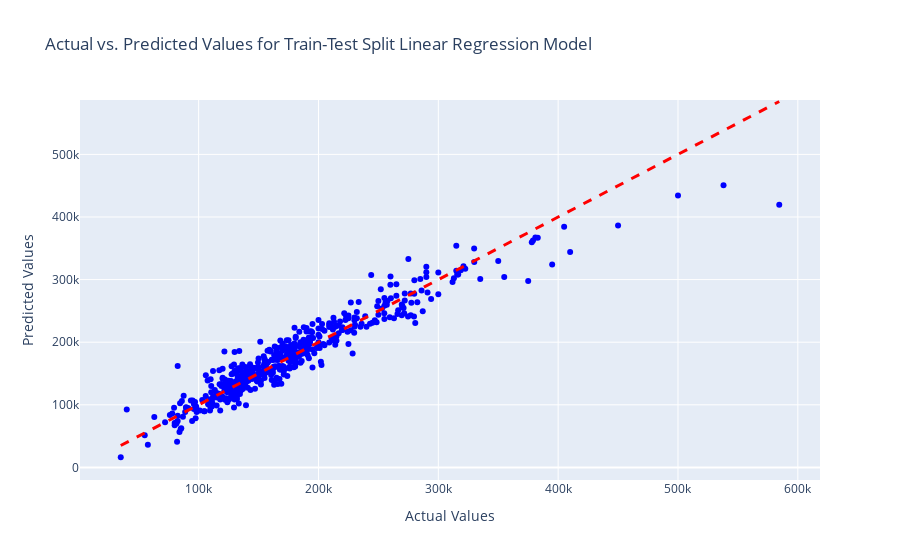
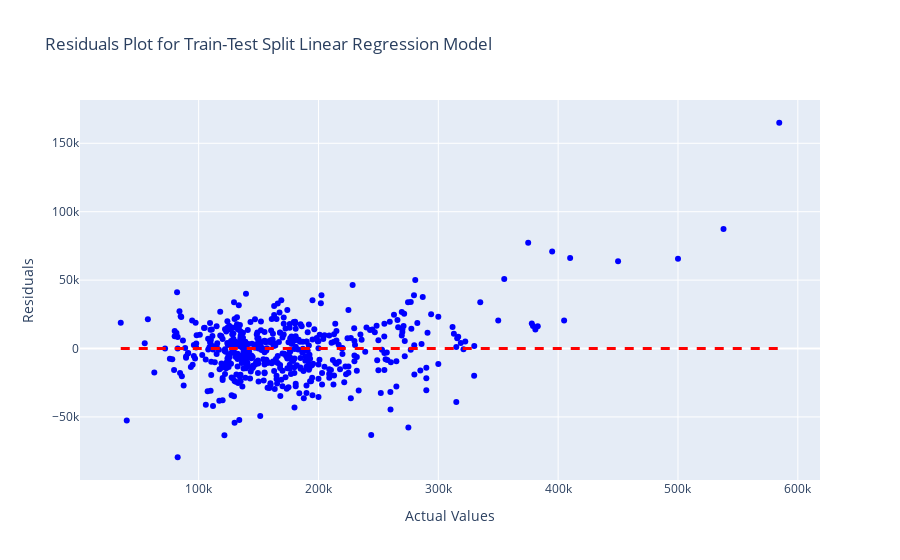

The cell these charts' notebook holds for them, in order:
### Markdown cell above
I was originally using the full dataset to train my model and test it on the same data. We will now look at how the results are from splitting the data.

### Code cell
X_train, X_test, y_train, y_test = train_test_split(X, y, test_size=0.2, random_state=42)

# Initialize the linear regression model
model = LinearRegression()

# Train the model on the training data
model.fit(X_train, y_train)

# Make predictions on the test set
predictions = model.predict(X_test)

# Rsquared value
print("R Squared on the test set:", r2_score(y_test, predictions))


# Mean Squared Error (MSE) on the test set
mse = mean_squared_error(y_test, predictions)
print("Mean Squared Error (MSE) on the test set:", mse)

# Root Mean Squared Error (RMSE) on the test set
rmse = mean_squared_error(y_test, predictions, squared=False)
print("Root Mean Squared Error (RMSE) on the test set:", rmse)


# Create a scatter plot with Plotly
fig = go.Figure()

# Add a scatter plot for actual vs. predicted values on the test set
fig.add_trace(go.Scatter(x=y_test, y=predictions, mode='markers', marker=dict(color='blue'), 
                         name='Actual vs. Predicted'))
# Add a diagonal line for perfect predictions
fig.add_shape(type="line", x0=min(y_test), x1=max(y_test), y0=min(y_test), y1=max(y_test),
              line=dict(color="red", width=3, dash='dash'),
              name="Perfect Predictions")

# Update layout and axis labels
fig.update_layout(title="Actual vs. Predicted Values for Train-Test Split Linear Regression Model",
                  xaxis_title="Actual Values",
                  yaxis_title="Predicted Values")

# Show the plot
fig.show()

# Plotting residuals
residuals = y_test - predictions
fig2 = go.Figure()

# Add a scatter plot for actual values and residuals on the test set
fig2.add_trace(go.Scatter(x=y_test, y=residuals, mode='markers', marker=dict(color='blue'), 
                         name='Residuals'))

# Add a horizontal line at y=0 for reference
fig2.add_shape(type="line", x0=min(y_test), x1=max(y_test), y0=0, y1=0,
              line=dict(color="red", width=3, dash='dash'),
              name="Zero Residuals Line")

fig2.update_layout(title="Residuals Plot for Train-Test Split Linear Regression Model",
                  xaxis_title="Actual Values",
                  yaxis_title="Residuals")

fig2.show()

print('\n')

### Figure 1 — Plotly figure (JSON) as saved in the notebook; plotly's stock layout.template omitted (floating-point values rounded to 4 significant figures; data arrays with more than 128 entries replaced by an {"elided": "..."} marker saying what was removed)
{"data": [{"marker": {"color": "blue"}, "mode": "markers", "name": "Actual vs. Predicted", "type": "scatter", "x": {"elided": "515 int values"}, "y": {"elided": "515 float values"}}], "layout": {"autosize": true, "shapes": [{"line": {"color": "red", "dash": "dash", "width": 3}, "name": "Perfect Predictions", "type": "line", "x0": 35000, "x1": 584500, "y0": 35000, "y1": 584500}], "title": {"text": "Actual vs. Predicted Values for Train-Test Split Linear Regression Model"}, "xaxis": {"autorange": true, "range": [2522.0, 617000.0], "title": {"text": "Actual Values"}, "type": "linear"}, "yaxis": {"autorange": true, "range": [-27520.0, 589600.0], "title": {"text": "Predicted Values"}, "type": "linear"}}}

### Figure 2 — Plotly figure (JSON) as saved in the notebook; plotly's stock layout.template omitted (floating-point values rounded to 4 significant figures; data arrays with more than 128 entries replaced by an {"elided": "..."} marker saying what was removed)
{"data": [{"marker": {"color": "blue"}, "mode": "markers", "name": "Residuals", "type": "scatter", "x": {"elided": "515 int values"}, "y": {"elided": "515 float values"}}], "layout": {"autosize": true, "shapes": [{"line": {"color": "red", "dash": "dash", "width": 3}, "name": "Zero Residuals Line", "type": "line", "x0": 35000, "x1": 584500, "y0": 0, "y1": 0}], "title": {"text": "Residuals Plot for Train-Test Split Linear Regression Model"}, "xaxis": {"autorange": true, "range": [2522.0, 617000.0], "title": {"text": "Actual Values"}, "type": "linear"}, "yaxis": {"autorange": true, "range": [-99650.0, 185200.0], "title": {"text": "Residuals"}, "type": "linear"}}}
